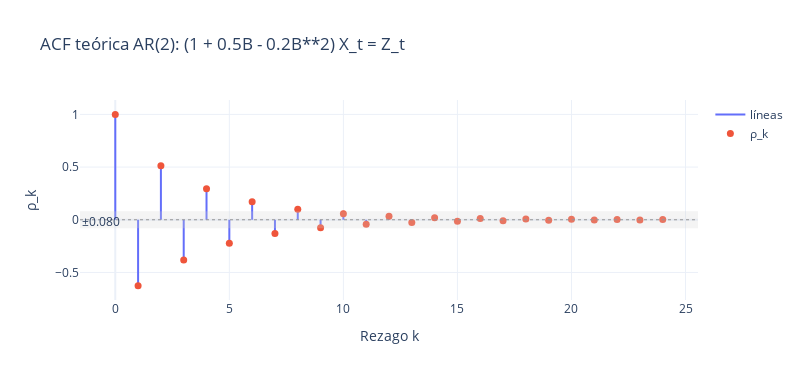

This figure's notebook cell:
### Markdown cell above
**Gráfico de la FAC teórica**

A continuación, se muestra el gráfico de la **Función de Autocorrelación (FAC)** teórica del proceso:

*(Gráfico con barras decrecientes y signos alternados)*

### Code cell
phi = [-0.5,0.2]
lags, rho = acf_ar_negative(phi, m=24)
fig = plot_acf_stem_plotly(lags, rho,
       title="ACF teórica AR(2): (1 + 0.5B - 0.2B**2) X_t = Z_t ",
       n_for_ci=600)  # banda opcional estilo ±1.96/√N
fig.show()

### Figure 1 — Plotly figure (JSON) as saved in the notebook; plotly's stock layout.template omitted (floating-point values rounded to 4 significant figures)
{"data": [{"line": {"width": 2}, "mode": "lines", "name": "líneas", "type": "scatter", "x": [0, 0, null, 1, 1, null, 2, 2, null, 3, 3, null, 4, 4, null, 5, 5, null, 6, 6, null, 7, 7, null, 8, 8, null, 9, 9, null, 10, 10, null, 11, 11, null, 12, 12, null, 13, 13, null, 14, 14, null, 15, 15, null, 16, 16, null, 17, 17, null, 18, 18, null, 19, 19, null, 20, 20, null, 21, 21, null, 22, 22, null, 23, 23, null, 24, 24, null], "y": [0, 1, null, 0, -0.625, null, 0, 0.5125, null, 0, -0.3813, null, 0, 0.2931, null, 0, -0.2228, null, 0, 0.17, null, 0, -0.1296, null, 0, 0.0988, null, 0, -0.07531, null, 0, 0.05742, null, 0, -0.04377, null, 0, 0.03337, null, 0, -0.02544, null, 0, 0.01939, null, 0, -0.01478, null, 0, 0.01127, null, 0, -0.008592, null, 0, 0.00655, null, 0, -0.004994, null, 0, 0.003807, null, 0, -0.002902, null, 0, 0.002212, null, 0, -0.001687, null, 0, 0.001286, null]}, {"marker": {"size": 7}, "mode": "markers", "name": "ρ_k", "type": "scatter", "x": [0, 1, 2, 3, 4, 5, 6, 7, 8, 9, 10, 11, 12, 13, 14, 15, 16, 17, 18, 19, 20, 21, 22, 23, 24], "y": [1.0, -0.625, 0.5125, -0.3813, 0.2931, -0.2228, 0.17, -0.1296, 0.0988, -0.07531, 0.05742, -0.04377, 0.03337, -0.02544, 0.01939, -0.01478, 0.01127, -0.008592, 0.00655, -0.004994, 0.003807, -0.002902, 0.002212, -0.001687, 0.001286]}], "layout": {"annotations": [{"showarrow": false, "text": "±0.080", "x": 0, "xanchor": "left", "xref": "x domain", "y": 0.08002, "yanchor": "top", "yref": "y"}], "height": 380, "shapes": [{"line": {"color": "gray", "dash": "dot", "width": 1}, "type": "line", "x0": 0, "x1": 1, "xref": "x domain", "y0": 0, "y1": 0, "yref": "y"}, {"fillcolor": "lightgray", "line": {"width": 0}, "opacity": 0.25, "type": "rect", "x0": 0, "x1": 1, "xref": "x domain", "y0": -0.08002, "y1": 0.08002, "yref": "y"}], "title": {"text": "ACF teórica AR(2): (1 + 0.5B - 0.2B**2) X_t = Z_t "}, "width": 800, "xaxis": {"title": {"text": "Rezago k"}}, "yaxis": {"title": {"text": "ρ_k"}}}}
